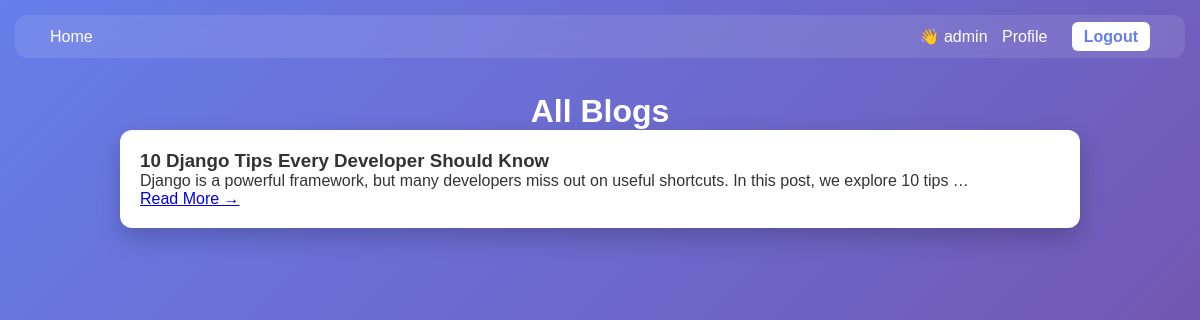
Page /blog/ (signed in) on the committed database.
### blog/models.py (models this page shows, shortened)
class Post(models.Model):
    author = models.ForeignKey(User, on_delete=models.CASCADE)
    title = models.CharField(max_length=255)
    content = models.TextField()
    cover_image = models.ImageField(upload_to='blog_images/', null=True, blank=True)
    category = models.ForeignKey(Category, on_delete=models.SET_NULL, null=True)
    tags = models.ManyToManyField(Tag, blank=True)
    created_at = models.DateTimeField(auto_now_add=True)
    updated_at = models.DateTimeField(auto_now=True)

### blog/views.py (the view)
# urls.py: path('', blog_list, name='blog_list'),
def blog_list(request):
    blogs = Post.objects.all().order_by('-created_at')
    author = request.GET.get('author')
    category = request.GET.get('category')
    if author:
        blogs = blogs.filter(author__username__icontains=author)
    if category:
        blogs = blogs.filter(category__id=category)
    categories = Category.objects.all()
    return render(request, 'blog/blog_list.html', {
        'blogs': blogs,
        'categories': categories
    })

### templates/blog/blog_list.html (shortened to what this page needs)
{% extends 'base.html' %}
{% block content %}
<h1 style="text-align:center;color:white;">All Blogs</h1>
<div class="grid">
    {% for blog in blogs %}
    <div class="card">
        <h3>{{ blog.title }}</h3>
        <p>{{ blog.content|truncatewords:20 }}</p>
        <a href="{% url 'blog_detail' blog.id %}">Read More →</a>
    </div>
    {% empty %}
    <p style="color:white;text-align:center;">No blogs found</p>
    {% endfor %}
</div>
{% endblock %}

### templates/base.html (shortened to what this page needs)
<!DOCTYPE html>
<html lang="en">
<head>
</head>
<body>
    <div class="navbar">
        <div class="nav-left">
            <a href="{% url 'blog_list' %}">Home</a>
        </div>
        <div class="nav-right">
            {% if user.is_authenticated %}
            <span>👋 {{ user.username }}</span>
            <a href="{% url 'profile' user.id %}">Profile</a>
            <a href="{% url 'logout' %}" class="btn">Logout</a>
            {% else %}
            <a href="{% url 'login' %}">Login</a>
            <a href="{% url 'register' %}" class="btn">Register</a>
            {% endif %}
        </div>
    </div>
    <div class="container">
        {% block content %}{% endblock %}
    </div>
</body>
</html>

### templates/base.html (style rules this page uses)
* { margin: 0; padding: 0; box-sizing: border-box; font-family: Arial, sans-serif; }
body { min-height: 100vh; background: linear-gradient(135deg, #667eea, #764ba2); color: #333; }
.navbar { display: flex; justify-content: space-between; align-items: center; padding: 12px 25px; margin: 15px; border-radius: 12px; backdrop-filter: blur(12px); background: rgba(255, 255, 255, 0.1); color: white; animation: slideDown 0.6s ease; }
.nav-left a, .nav-right a { color: white; text-decoration: none; margin: 0 10px; position: relative; }
.nav-left a::after, .nav-right a::after { content: ""; position: absolute; height: 2px; width: 0; bottom: -3px; left: 0; background: white; transition: 0.3s; }
.btn { background: white; color: #667eea !important; padding: 6px 12px; border-radius: 6px; font-weight: bold; }
.container { max-width: 1000px; margin: auto; padding: 20px; animation: fadeIn 0.6s ease; }
.card { background: white; padding: 20px; border-radius: 12px; box-shadow: 0 10px 25px rgba(0, 0, 0, 0.2); margin-bottom: 20px; transition: 0.3s; }

### rows in the picture
Post: title "10 Django Tips Every Developer Should Know", content "Django is a powerful framework, but many developers miss out on useful shortcuts. In this post, we explore 10 tips …"

### other values in the picture
{{ user.username }} "admin"
